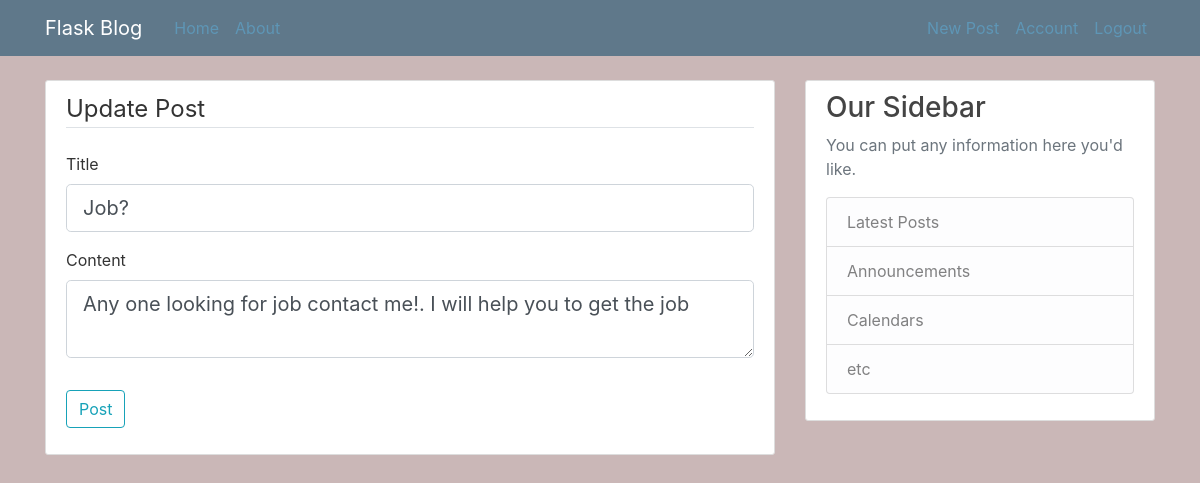
Page /post/6/update (signed in) on the committed database.
### flaskblog/models.py (models this page shows, shortened)
class Posti(db.Model):
    id = db.Column(db.Integer, primary_key=True)
    title = db.Column(db.String(100), nullable=False)
    date_posted = db.Column(db.DateTime, nullable=False, default=datetime.utcnow)
    content = db.Column(db.Text, nullable=False)
    user_id = db.Column(db.Integer, db.ForeignKey('user.id'), nullable=False)

### flaskblog/routes.py (the view)
@app.route("/post/<int:post_id>/update", methods=['GET', 'POST'])
@login_required
def update_post(post_id):
    post = Posti.query.get_or_404(post_id)
    if post.author != current_user:
        abort(403)
    form = PostForm()
    if form.validate_on_submit():
        post.title = form.title.data
        post.content = form.content.data
        db.session.commit()
        flash('Your post has been updated!', 'success')
        return redirect(url_for('post', post_id=post.id))
    elif request.method == 'GET':
        form.title.data = post.title
        form.content.data = post.content
    return render_template('create_post.html', title='Update Post', form=form, legend='Update Post')

### flaskblog/forms.py
class PostForm(FlaskForm):
    title = StringField('Title',validators=[DataRequired()])
    content =  TextAreaField('Content', validators=[DataRequired()])
    submit = SubmitField('Post')

### flaskblog/models.py (called while the page is built)
@login_manager.user_loader
def load_user(user_id):
    return User.query.get(int(user_id))

### flaskblog/templates/create_post.html (shortened to what this page needs)
{% extends 'layout.html' %}
{% block content %}
<div class="content-section">
    <form method="POST" action="">
        <fieldset class="form-group">
            <legend class="border-bottom mb-4">{{ legend }}</legend>
            <div class="form-group">
                {{ form.title.label(class="form-control-label") }}
                {% if form.title.errors %}
                    {{ form.title(class="form-control form-control-lg is-invalid") }}
                    <div class="invalid-feedback">
                        {% for error in form.title.errors %}
                            <span>{{ error }}</span>
                        {% endfor %}
                    </div>
                {% else %}
                    {{ form.title(class="form-control form-control-lg") }}
                {% endif %}
            </div>
            <div class="form-group">
                {{ form.content.label(class="form-control-label") }}
                {% if form.content.errors %}
                    {{ form.content(class="form-control form-control-lg is-invalid") }}
                    <div class="invalid-feedback">
                        {% for error in form.content.errors %}
                            <span>{{ error }}</span>
                        {% endfor %}
                    </div>
                {% else %}
                    {{ form.content(class="form-control form-control-lg") }}
                {% endif %}
            </div>
        </fieldset>
        <div class="form-group">
            {{ form.submit(class="btn btn-outline-info") }}
        </div>
    </form>
</div>
{% endblock content %}

### flaskblog/static/main.css (style rules this page uses)
body { background: #cab7b7; color: #333333; margin-top: 5rem; }
.content-section { background: #ffffff; padding: 10px 20px; border: 1px solid #dddddd; border-radius: 3px; margin-bottom: 20px; }

### rows in the picture
Posti: title "Job?", content "Any one looking for job contact me!. I will help you to get the job"

### other values in the picture
{{ legend }} "Update Post"
